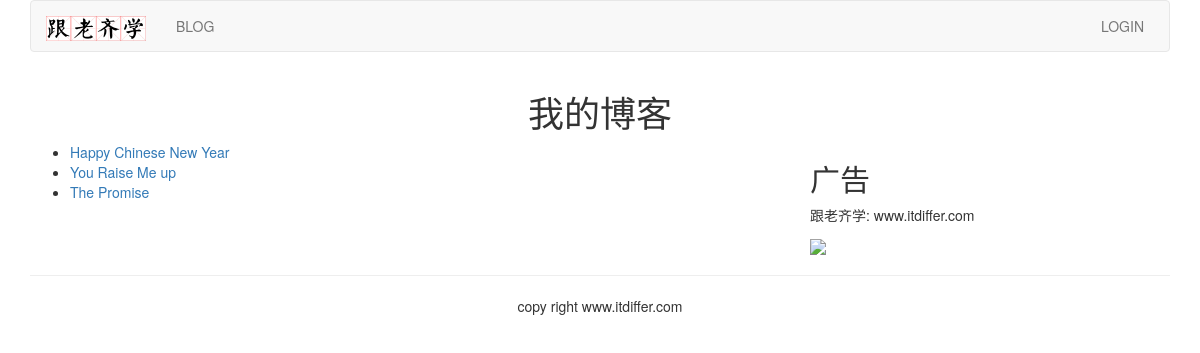
Screenshot of /blog/ with the database file from the repository.
### blog/models.py (models this page shows, shortened)
class BlogArticles(models.Model):
	title = models.CharField(max_length=300)
	author = models.ForeignKey(User, on_delete=models.CASCADE, related_name="blog_posts")
	body = models.TextField()
	publish = models.DateTimeField(default=timezone.now)
	class Meta:
		ordering = ("-publish",)

### blog/views.py (the view)
# urls.py: path("", views.blog_title, name='blog_title'),
def blog_title(request):
	blogs = BlogArticles.objects.all()
	return render(request, "blog/titles.html", {"blogs":blogs})

### templates/blog/titles.html (shortened to what this page needs)
{% extends "base.html" %}
{% block content %}
<div class="row text-center vertical-middle-sm">
	<h1>我的博客</h1>
</div>
<div class="row">
	<div class="col-xs-12 col-md-8">
	<ul>
	{% for blog in blogs %}
		<li><a href="{{ blog.id }}">{{ blog.title }}</a></li>
	{% endfor %}
	</ul>
	</div>
	<div class="col-xs-6 col-md-4">
	<h2>广告</h2>
	<p>跟老齐学: www.itdiffer.com</p>
	<img width="200px" src="http://www.mrwallpapaer.com/wallpapers/Fluffy-Cat.jpg">
	</div>
</div>
{% endblock %}

### rows the page displays
BlogArticles: title "Happy Chinese New Year"
BlogArticles: title "You Raise Me up"
BlogArticles: title "The Promise"
